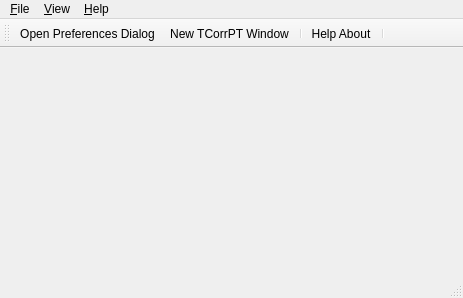
<?xml version="1.0" encoding="UTF-8"?>
<ui version="4.0">
 <class>TestMainWindow</class>
 <widget class="QMainWindow" name="TestMainWindow">
  <property name="geometry">
   <rect>
    <x>0</x>
    <y>0</y>
    <width>463</width>
    <height>298</height>
   </rect>
  </property>
  <property name="windowTitle">
   <string>TCorrPT Test Main Window</string>
  </property>
  <widget class="QWidget" name="centralWidget_">
   <layout class="QGridLayout" name="gridLayout">
    <property name="leftMargin">
     <number>4</number>
    </property>
    <property name="topMargin">
     <number>4</number>
    </property>
    <property name="rightMargin">
     <number>4</number>
    </property>
    <property name="bottomMargin">
     <number>4</number>
    </property>
    <property name="spacing">
     <number>0</number>
    </property>
   </layout>
  </widget>
  <widget class="QMenuBar" name="menuBar">
   <property name="geometry">
    <rect>
     <x>0</x>
     <y>0</y>
     <width>463</width>
     <height>30</height>
    </rect>
   </property>
   <widget class="QMenu" name="menu_File">
    <property name="title">
     <string>&amp;File</string>
    </property>
    <addaction name="actionNew_TCorrPT_Window"/>
    <addaction name="separator"/>
    <addaction name="actionE_xit"/>
   </widget>
   <widget class="QMenu" name="menuHelp">
    <property name="title">
     <string>&amp;Help</string>
    </property>
    <addaction name="actionPreferences"/>
    <addaction name="separator"/>
    <addaction name="actionContents"/>
    <addaction name="separator"/>
    <addaction name="actionVersion"/>
    <addaction name="actionAuthors"/>
    <addaction name="actionLicense"/>
    <addaction name="separator"/>
    <addaction name="action_Help_About"/>
   </widget>
   <widget class="QMenu" name="menu_View">
    <property name="title">
     <string>&amp;View</string>
    </property>
    <addaction name="action_Keep_Data_Fields_Expanded"/>
    <addaction name="action_Show_comments"/>
    <addaction name="action_Display_enums"/>
    <addaction name="action_Edit_id"/>
   </widget>
   <addaction name="menu_File"/>
   <addaction name="menu_View"/>
   <addaction name="menuHelp"/>
  </widget>
  <widget class="QStatusBar" name="statusBar"/>
  <widget class="QToolBar" name="mainToolBar">
   <property name="minimumSize">
    <size>
     <width>0</width>
     <height>0</height>
    </size>
   </property>
   <property name="baseSize">
    <size>
     <width>0</width>
     <height>0</height>
    </size>
   </property>
   <property name="windowTitle">
    <string>toolBar</string>
   </property>
   <attribute name="toolBarArea">
    <enum>TopToolBarArea</enum>
   </attribute>
   <attribute name="toolBarBreak">
    <bool>false</bool>
   </attribute>
   <addaction name="actionPreferences"/>
   <addaction name="actionNew_TCorrPT_Window"/>
   <addaction name="separator"/>
   <addaction name="action_Help_About"/>
   <addaction name="separator"/>
  </widget>
  <action name="actionE_xit">
   <property name="text">
    <string>E&amp;xit</string>
   </property>
  </action>
  <action name="actionPreferences">
   <property name="icon">
    <iconset resource="../tcorrpt.qrc">
     <normaloff>:/menu/Icons/SetKeyTemplateIcon24.png</normaloff>:/menu/Icons/SetKeyTemplateIcon24.png</iconset>
   </property>
   <property name="text">
    <string>Open &amp;Preferences Dialog...</string>
   </property>
   <property name="toolTip">
    <string>Open Preferences Dialog</string>
   </property>
  </action>
  <action name="action_Help_About">
   <property name="icon">
    <iconset resource="../tcorrpt.qrc">
     <normaloff>:/menu/Icons/QuestionMessageIcon24.png</normaloff>:/menu/Icons/QuestionMessageIcon24.png</iconset>
   </property>
   <property name="text">
    <string> Help &amp;About</string>
   </property>
   <property name="toolTip">
    <string>Show Help VIewer ...</string>
   </property>
  </action>
  <action name="actionAuthors">
   <property name="text">
    <string>Au&amp;thors ...</string>
   </property>
  </action>
  <action name="actionLicense">
   <property name="text">
    <string>&amp;License ...</string>
   </property>
  </action>
  <action name="actionContents">
   <property name="text">
    <string>Help &amp;Contents ...</string>
   </property>
  </action>
  <action name="action_Show_comments">
   <property name="checkable">
    <bool>true</bool>
   </property>
   <property name="text">
    <string>&amp;Display Comments to Data Fields</string>
   </property>
  </action>
  <action name="action_Display_enums">
   <property name="checkable">
    <bool>true</bool>
   </property>
   <property name="text">
    <string>&amp;Show Enum Names Instead of Values</string>
   </property>
  </action>
  <action name="actionVersion">
   <property name="text">
    <string>&amp;Version ...</string>
   </property>
  </action>
  <action name="action_Edit_id">
   <property name="checkable">
    <bool>true</bool>
   </property>
   <property name="icon">
    <iconset resource="../tcorrpt.qrc">
     <normaloff>:/menu/Icons/CancelIcon24.png</normaloff>:/menu/Icons/CancelIcon24.png</iconset>
   </property>
   <property name="text">
    <string>&amp;Edit _id of DB Documents (Records) </string>
   </property>
  </action>
  <action name="action_Keep_Data_Fields_Expanded">
   <property name="checkable">
    <bool>true</bool>
   </property>
   <property name="text">
    <string>&amp;Keep Data Fields Expanded</string>
   </property>
  </action>
  <action name="actionNew_TCorrPT_Window">
   <property name="icon">
    <iconset resource="../tcorrpt.qrc">
     <normaloff>:/menu/Icons/DatabaseFunctionIcon24.png</normaloff>:/menu/Icons/DatabaseFunctionIcon24.png</iconset>
   </property>
   <property name="text">
    <string>&amp;New TCorrPT Window ...</string>
   </property>
   <property name="toolTip">
    <string>New TCorrPT Data Editor Window</string>
   </property>
  </action>
 </widget>
 <layoutdefault spacing="6" margin="11"/>
 <resources>
  <include location="../tcorrpt.qrc"/>
 </resources>
 <connections/>
</ui>
